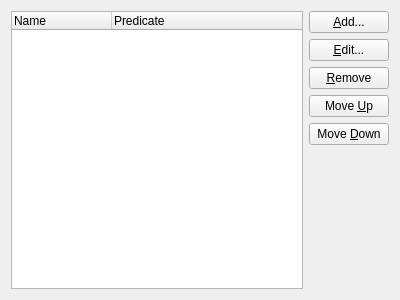
<?xml version="1.0" encoding="UTF-8"?>
<ui version="4.0">
 <class>PropertyListEditWidget</class>
 <widget class="QWidget" name="PropertyListEditWidget">
  <property name="geometry">
   <rect>
    <x>0</x>
    <y>0</y>
    <width>400</width>
    <height>300</height>
   </rect>
  </property>
  <property name="windowTitle">
   <string>Form</string>
  </property>
  <layout class="QHBoxLayout" name="horizontalLayout">
   <item>
    <widget class="QTreeWidget" name="treeWidget">
     <property name="textElideMode">
      <enum>Qt::ElideNone</enum>
     </property>
     <property name="rootIsDecorated">
      <bool>false</bool>
     </property>
     <column>
      <property name="text">
       <string>Name</string>
      </property>
     </column>
     <column>
      <property name="text">
       <string>Predicate</string>
      </property>
     </column>
    </widget>
   </item>
   <item>
    <layout class="QVBoxLayout" name="verticalLayout" stretch="0,0,0,0,0,0">
     <item>
      <widget class="QPushButton" name="addPushButton">
       <property name="text">
        <string>&amp;Add...</string>
       </property>
       <property name="icon">
        <iconset theme="list-add" resource="../resources/resources.qrc">
         <normaloff>:/kde_icons/list-add.png</normaloff>:/kde_icons/list-add.png</iconset>
       </property>
      </widget>
     </item>
     <item>
      <widget class="QPushButton" name="editPushButton">
       <property name="text">
        <string>&amp;Edit...</string>
       </property>
       <property name="icon">
        <iconset theme="document-properties" resource="../resources/resources.qrc">
         <normaloff>:/kde_icons/document-properties.png</normaloff>:/kde_icons/document-properties.png</iconset>
       </property>
      </widget>
     </item>
     <item>
      <widget class="QPushButton" name="removePushButton">
       <property name="text">
        <string>&amp;Remove</string>
       </property>
       <property name="icon">
        <iconset theme="list-remove" resource="../resources/resources.qrc">
         <normaloff>:/kde_icons/list-remove.png</normaloff>:/kde_icons/list-remove.png</iconset>
       </property>
      </widget>
     </item>
     <item>
      <widget class="QPushButton" name="moveUpPushButton">
       <property name="text">
        <string>Move &amp;Up</string>
       </property>
       <property name="icon">
        <iconset theme="arrow-up" resource="../resources/resources.qrc">
         <normaloff>:/kde_icons/arrow-up.png</normaloff>:/kde_icons/arrow-up.png</iconset>
       </property>
      </widget>
     </item>
     <item>
      <widget class="QPushButton" name="moveDownPushButton">
       <property name="text">
        <string>Move &amp;Down</string>
       </property>
       <property name="icon">
        <iconset theme="arrow-down" resource="../resources/resources.qrc">
         <normaloff>:/kde_icons/arrow-down.png</normaloff>:/kde_icons/arrow-down.png</iconset>
       </property>
      </widget>
     </item>
     <item>
      <spacer name="verticalSpacer">
       <property name="orientation">
        <enum>Qt::Vertical</enum>
       </property>
       <property name="sizeHint" stdset="0">
        <size>
         <width>20</width>
         <height>40</height>
        </size>
       </property>
      </spacer>
     </item>
    </layout>
   </item>
  </layout>
 </widget>
 <resources>
  <include location="../resources/resources.qrc"/>
 </resources>
 <connections>
  <connection>
   <sender>addPushButton</sender>
   <signal>clicked()</signal>
   <receiver>PropertyListEditWidget</receiver>
   <slot>slotAdd()</slot>
   <hints>
    <hint type="sourcelabel">
     <x>293</x>
     <y>30</y>
    </hint>
    <hint type="destinationlabel">
     <x>199</x>
     <y>149</y>
    </hint>
   </hints>
  </connection>
  <connection>
   <sender>removePushButton</sender>
   <signal>clicked()</signal>
   <receiver>PropertyListEditWidget</receiver>
   <slot>removeSelectedItem()</slot>
   <hints>
    <hint type="sourcelabel">
     <x>392</x>
     <y>159</y>
    </hint>
    <hint type="destinationlabel">
     <x>199</x>
     <y>149</y>
    </hint>
   </hints>
  </connection>
  <connection>
   <sender>moveUpPushButton</sender>
   <signal>clicked()</signal>
   <receiver>PropertyListEditWidget</receiver>
   <slot>slotMoveUp()</slot>
   <hints>
    <hint type="sourcelabel">
     <x>392</x>
     <y>212</y>
    </hint>
    <hint type="destinationlabel">
     <x>199</x>
     <y>149</y>
    </hint>
   </hints>
  </connection>
  <connection>
   <sender>moveDownPushButton</sender>
   <signal>clicked()</signal>
   <receiver>PropertyListEditWidget</receiver>
   <slot>slotMoveDown()</slot>
   <hints>
    <hint type="sourcelabel">
     <x>392</x>
     <y>265</y>
    </hint>
    <hint type="destinationlabel">
     <x>199</x>
     <y>149</y>
    </hint>
   </hints>
  </connection>
  <connection>
   <sender>editPushButton</sender>
   <signal>clicked()</signal>
   <receiver>PropertyListEditWidget</receiver>
   <slot>editSelectedItem()</slot>
   <hints>
    <hint type="sourcelabel">
     <x>305</x>
     <y>79</y>
    </hint>
    <hint type="destinationlabel">
     <x>398</x>
     <y>95</y>
    </hint>
   </hints>
  </connection>
  <connection>
   <sender>treeWidget</sender>
   <signal>currentItemChanged(QTreeWidgetItem*,QTreeWidgetItem*)</signal>
   <receiver>PropertyListEditWidget</receiver>
   <slot>slotCurrentRowChanged()</slot>
   <hints>
    <hint type="sourcelabel">
     <x>80</x>
     <y>230</y>
    </hint>
    <hint type="destinationlabel">
     <x>1</x>
     <y>267</y>
    </hint>
   </hints>
  </connection>
 </connections>
 <slots>
  <slot>slotCurrentRowChanged()</slot>
  <slot>slotAdd()</slot>
  <slot>removeSelectedItem()</slot>
  <slot>slotMoveUp()</slot>
  <slot>slotMoveDown()</slot>
  <slot>editSelectedItem()</slot>
 </slots>
</ui>
